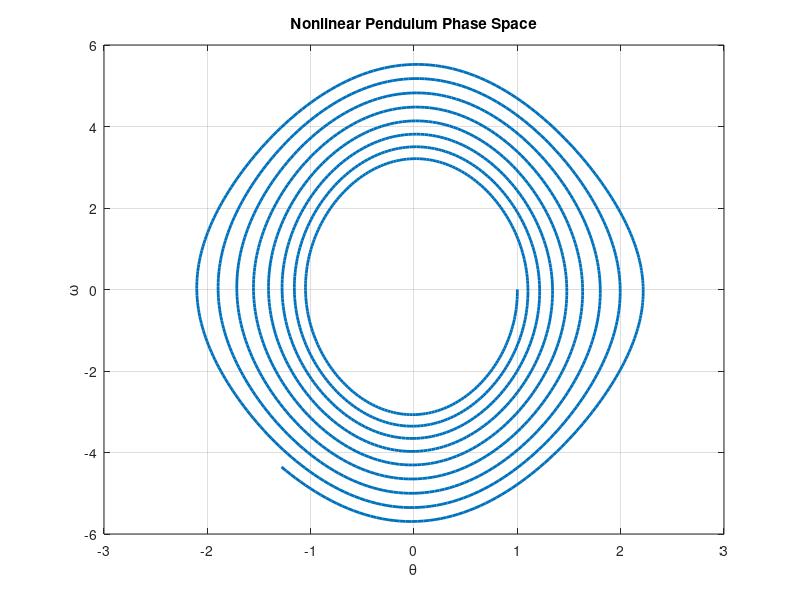
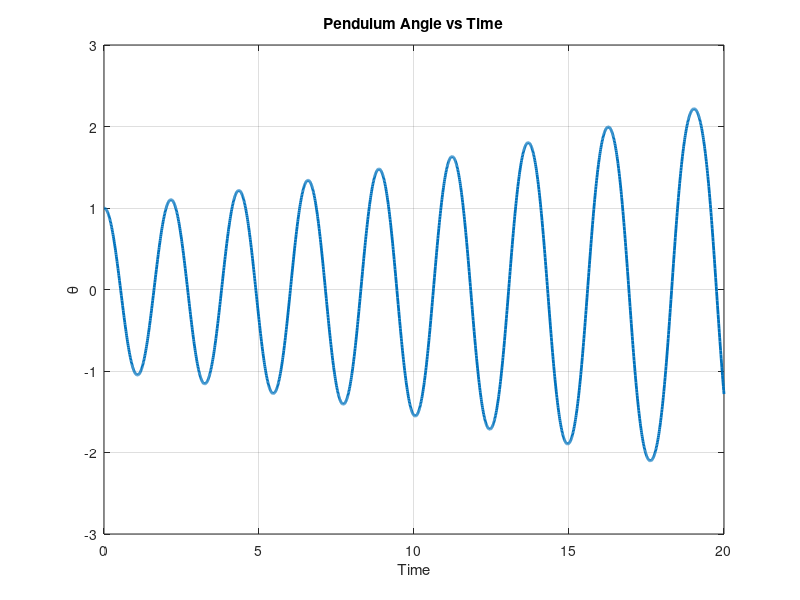
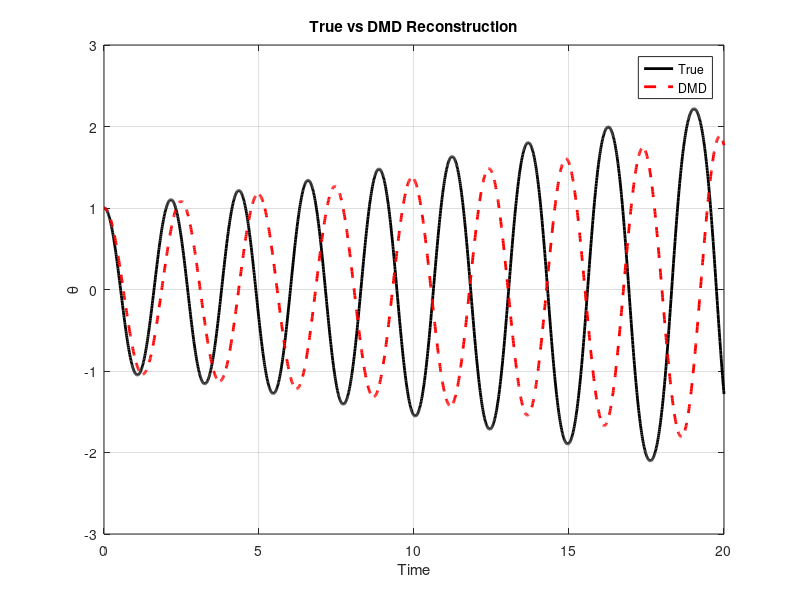
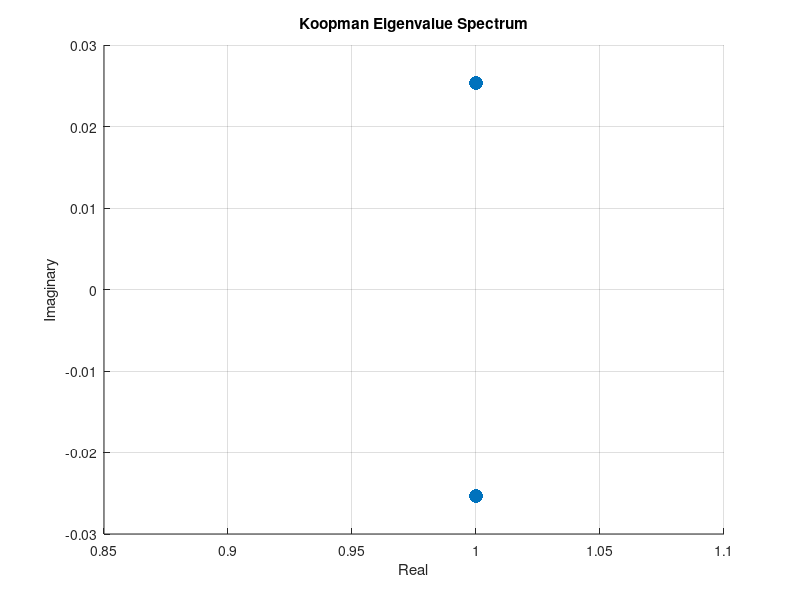

Reproduce these figures in MATLAB, in order.
clear
clc
close all

%% PARAMETERS

g = 9.81;
L = 1;

dt = 0.01;
T = 20;

t = 0:dt:T;

%% INITIAL STATE

x = zeros(2,length(t));

x(:,1) = [1;0];

%% SIMULATE NONLINEAR SYSTEM

for k = 1:length(t)-1
    
    x1 = x(1,k);
    x2 = x(2,k);
    
    dx1 = x2;
    dx2 = -(g/L)*sin(x1);
    
    x(:,k+1) = x(:,k) + dt*[dx1;dx2];
    
end

%% PHASE SPACE PLOT

figure

plot(x(1,:),x(2,:),'LineWidth',2)

xlabel('\theta')
ylabel('\omega')

title('Nonlinear Pendulum Phase Space')

grid on

%% TIME EVOLUTION

figure

plot(t,x(1,:),'LineWidth',2)

xlabel('Time')
ylabel('\theta')

title('Pendulum Angle vs Time')

grid on

%% DYNAMIC MODE DECOMPOSITION

X = x(:,1:end-1);
Y = x(:,2:end);

%% SVD

[U,S,V] = svd(X,'econ');

r = 2;

Ur = U(:,1:r);
Sr = S(1:r,1:r);
Vr = V(:,1:r);

%% APPROXIMATE KOOPMAN MATRIX

Atilde = Ur' * Y * Vr / Sr;

%% EIGEN DECOMPOSITION

[W,D] = eig(Atilde);

lambda = diag(D);

disp("Koopman Eigenvalues")
disp(lambda)

%% KOOPMAN MODES

Phi = Y * Vr / Sr * W;

%% RECONSTRUCTION USING DMD

b = Phi \ x(:,1);

time_dynamics = zeros(r,length(t));

for i = 1:length(t)
    
    time_dynamics(:,i) = (lambda.^(i-1)).*b;
    
end

x_dmd = Phi * time_dynamics;

%% TRUE VS DMD COMPARISON

figure

plot(t,x(1,:),'k','LineWidth',2)
hold on

plot(t,real(x_dmd(1,:)),'r--','LineWidth',2)

legend('True','DMD')

xlabel('Time')
ylabel('\theta')

title('True vs DMD Reconstruction')

grid on

%% KOOPMAN EIGENVALUE SPECTRUM

figure

scatter(real(lambda),imag(lambda),100,'filled')

xlabel('Real')
ylabel('Imaginary')

title('Koopman Eigenvalue Spectrum')

grid on
